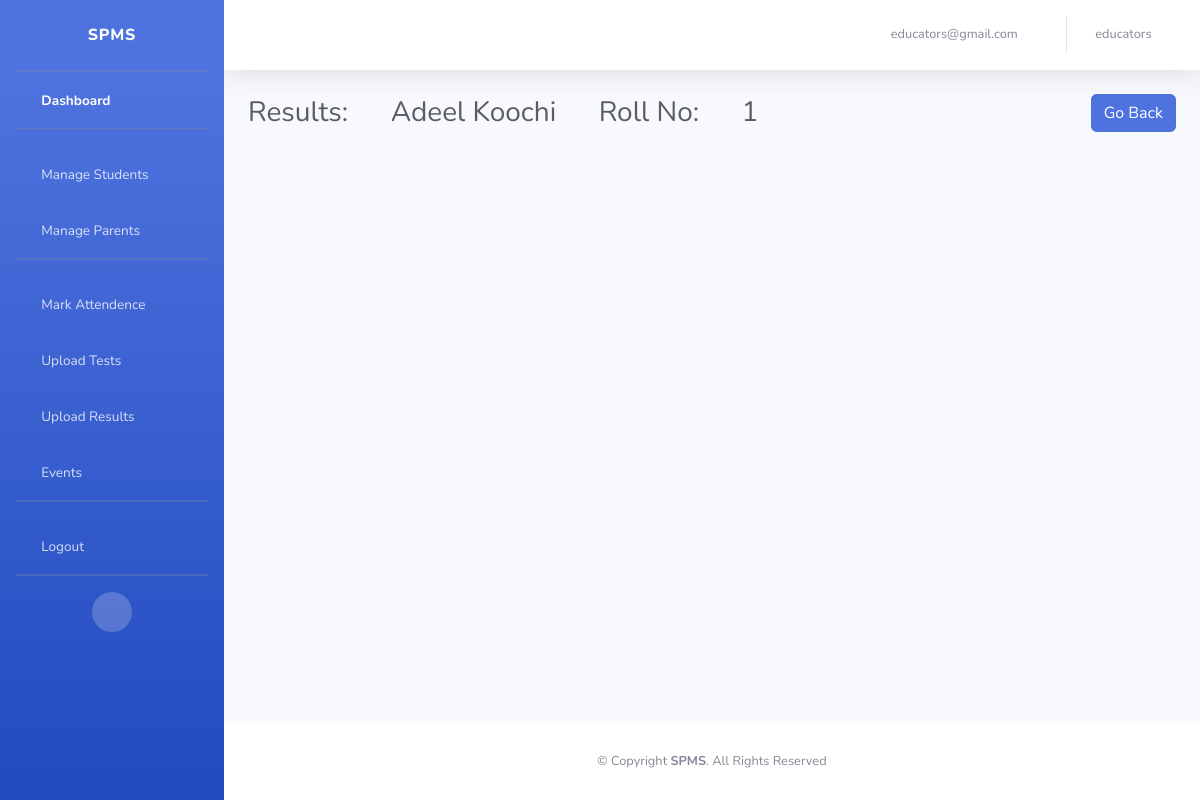
/dashboard/result/6 (signed in), run on the app's committed database.
### account/models.py (models this page shows, shortened)
class Account(AbstractBaseUser):
    email           = models.EmailField(verbose_name="email", max_length=60, unique=True)
    username        = models.CharField(max_length=30, unique=True)
    date_joined     = models.DateTimeField(verbose_name="date joined", auto_now_add=True)
    last_login      = models.DateTimeField(verbose_name="last login", auto_now=True)
    is_admin        = models.BooleanField(default=False)
    is_active       = models.BooleanField(default=True)
    is_staff        = models.BooleanField(default=False)
    is_superuser    = models.BooleanField(default=False)
    is_school       = models.BooleanField(default=False)
    is_parent       = models.BooleanField(default=False)
    registration_no = models.IntegerField(unique=True, null=True)
    objects = myAccountManager()
    USERNAME_FIELD = 'email'
    REQUIRED_FIELDS = ['username']

### dashboard/models.py (models this page shows)
class School(models.Model):
    name            = models.CharField(max_length=255, null=True)
    contact         = models.IntegerField(null=True)
    address         = models.CharField(max_length=255, null=True)
    account         = models.OneToOneField(Account, on_delete=models.CASCADE)
    def __str__(self):
        return self.name

class Student(models.Model):
    name            = models.CharField(max_length=255, null=True)
    roll_number     = models.IntegerField(null=True)
    gender          = models.CharField(max_length=10, null=True)
    dob             = models.DateField(null=True)
    age             = models.IntegerField(null=True)
    father_cnic     = models.IntegerField(null=True)
    school          = models.ForeignKey(School, on_delete=models.CASCADE)
    parent          = models.ForeignKey(Parent, on_delete=models.CASCADE, null=True)
    student_class   = models.ForeignKey(Class, on_delete=models.CASCADE)

### dashboard/views.py (the view)
# urls.py: path('result/<int:Id>', views.result, name='result'),
def result(request, Id):
    if request.user.is_authenticated:
        mystudent = Student.objects.get(id=Id)
        results = Result_Card.objects.filter(student=mystudent).order_by('-id')
        return render(request, 'dashboard/result.html', {'results' : results, 'student' : mystudent})
    else:
        return redirect('notfound')

### templates/dashboard/result.html (shortened to what this page needs)
{% extends 'dashboard/dashboardbase.html' %}
{% load static %}
{% block DashboardActive %}active{% endblock DashboardActive %}
{% block body %}
<div class="d-sm-flex align-items-center justify-content-between mb-4">
    <h1 class="h3 mb-0 text-gray-800">Results: &emsp; {{student.name}} &emsp; Roll No: &emsp; {{student.roll_number}}</h1>
    <div class="text-right">
        <a href="{% url 'classdetails' Id=student.student_class.id %}"><button type="button" class="btn btn-primary text-center">Go Back</button></a>
    </div>
</div>
{% endblock body %}

### templates/dashboard/dashboardbase.html (shortened to what this page needs)
<!doctype html>
{% load static %}
<html lang="en">
  <head>
    <link href="https://cdn.jsdelivr.net/npm/bootstrap@5.1.3/dist/css/bootstrap.min.css" rel="stylesheet">
    <link href="{% static 'dash/vendor/fontawesome-free/css/all.min.css' %}" rel="stylesheet" type="text/css">
    <link href="{% static 'dash/css/sb-admin-2.min.css' %}" rel="stylesheet">
    <link href="{% static 'dash/vendor/datatables/dataTables.bootstrap4.min.css' %}" rel="stylesheet">
  </head>
  <body>
    <div id="wrapper">
        <ul class="navbar-nav bg-gradient-primary sidebar sidebar-dark accordion" id="accordionSidebar">
            <a class="sidebar-brand d-flex align-items-center justify-content-center">
                <div class="sidebar-brand-text mx-3">SPMS</div>
            </a>
            <hr class="sidebar-divider my-0">
            <li class="nav-item {% block DashboardActive %}{% endblock DashboardActive %}">
                <a class="nav-link" href="/dashboard">
                    <i class="fas fa-fw fa-house-user"></i>
                    <span>Dashboard</span></a>
            </li>
            <hr class="sidebar-divider">
            {% if request.user.is_school %}
            <li class="nav-item {% block ManageAndDeleteStudentActive %}{% endblock ManageAndDeleteStudentActive %}">
                <a class="nav-link collapsed" href="#" data-toggle="collapse" data-target="#collapseTwo"
                    aria-expanded="true" aria-controls="collapseTwo">
                    <i class="fas fa-fw fa-cogs"></i>
                    <span>Manage Students</span>
                </a>
            </li>
            <li class="nav-item {% block ManageAndDeleteParentActive %}{% endblock ManageAndDeleteParentActive %}">
              <a class="nav-link collapsed" href="#" data-toggle="collapse" data-target="#collapseUtilities"
                  aria-expanded="true" aria-controls="collapseUtilities">
                  <i class="fas fa-fw fa-cogs"></i>
                  <span>Manage Parents</span>
              </a>
          </li>
            <hr class="sidebar-divider">
            <li class="nav-item {% block MarkAttendenceActive %}{% endblock MarkAttendenceActive %}">
                <a class="nav-link" href="/dashboard/markatten">
                    <i class="fas fa-fw fa-calendar-day"></i>
                    <span>Mark Attendence</span></a>
            </li>
            <li class="nav-item {% block UploadTestActive %}{% endblock UploadTestActive %}">
                <a class="nav-link" href="/dashboard/uploadtest">
                    <i class="fas fa-fw fa-pager"></i>
                    <span>Upload Tests</span></a>
            </li>
            <li class="nav-item {% block UploadResultActive %}{% endblock UploadResultActive %}">
                <a class="nav-link" href="/dashboard/uploadresults">
                    <i class="fas fa-fw fa-list-alt"></i>
                    <span>Upload Results</span></a>
            </li>
            {% endif %}
            <li class="nav-item {% block EventsActive %}{% endblock EventsActive %}">
                <a class="nav-link" href="/dashboard/events">
                    <i class="fas fa-fw fa-chart-area"></i>
                    <span>Events</span></a>
            </li>
            <hr class="sidebar-divider d-none d-md-block">
            <li class="nav-item">
              <a class="nav-link" href="/dashboard/logout">
                  <i class="fas fa-fw fa-sign-out-alt"></i>
                  <span>Logout</span></a>
          </li>
          <hr class="sidebar-divider d-none d-md-block">
            <div class="text-center d-none d-md-inline">
                <button class="rounded-circle border-0" id="sidebarToggle"></button>
            </div>
        </ul>
        <div id="content-wrapper" class="d-flex flex-column">
            <div id="content">
                <nav class="navbar navbar-expand navbar-light bg-white topbar mb-4 static-top shadow">
                    <ul class="navbar-nav ml-auto">
                        <li class="nav-item dropdown no-arrow">
                            <a class="nav-link dropdown-toggle">
                                {% if request.user.is_school %}
                                <span class="mr-2 d-none d-lg-inline text-gray-600 small">{{request.user.email}}</span>
                                {% endif %}
                                <i class="fas fa-envelope"></i>
                            </a>
                        </li>
                        <li class="nav-item dropdown no-arrow">
                            <a class="nav-link dropdown-toggle">
                                {% if request.user.is_school %}
                                <span class="mr-2 d-none d-lg-inline text-gray-600 small">{{request.user.school}}</span>
                                {% endif %}
                                <i class="fas fa-user"></i>
                            </a>
                        </li>
                    </ul>
                </nav>
                <div class="container-fluid">
                    {% block body %}{% endblock body %}
                </div>
            </div>
            <footer class="sticky-footer bg-white">
                <div class="container my-auto">
                    <div class="copyright text-center my-auto">
                        &copy; Copyright <strong><span>SPMS</span></strong>. All Rights Reserved
                    </div>
                </div>
            </footer>
        </div>
    </div>
  </body>
</html>

### data on the page
Account: user.email "educators@gmail.com", user.school "educators"
Student: name "Adeel Koochi", roll_number "1"
